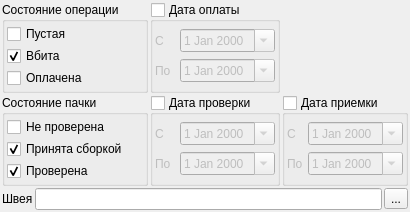
<?xml version="1.0" encoding="UTF-8"?>
<ui version="4.0">
 <class>Dialog</class>
 <widget class="QDialog" name="Dialog">
  <property name="geometry">
   <rect>
    <x>0</x>
    <y>0</y>
    <width>356</width>
    <height>178</height>
   </rect>
  </property>
  <property name="windowTitle">
   <string>Фильтр операций</string>
  </property>
  <layout class="QGridLayout" name="gridLayout_7">
   <property name="leftMargin">
    <number>2</number>
   </property>
   <property name="topMargin">
    <number>2</number>
   </property>
   <property name="rightMargin">
    <number>2</number>
   </property>
   <property name="bottomMargin">
    <number>2</number>
   </property>
   <property name="spacing">
    <number>2</number>
   </property>
   <item row="0" column="0">
    <widget class="QGroupBox" name="groupBox">
     <property name="styleSheet">
      <string notr="true"/>
     </property>
     <property name="title">
      <string>Состояние операции</string>
     </property>
     <layout class="QGridLayout" name="gridLayout">
      <property name="leftMargin">
       <number>2</number>
      </property>
      <property name="topMargin">
       <number>2</number>
      </property>
      <property name="rightMargin">
       <number>2</number>
      </property>
      <property name="bottomMargin">
       <number>2</number>
      </property>
      <property name="spacing">
       <number>2</number>
      </property>
      <item row="0" column="0">
       <widget class="QCheckBox" name="checkBox">
        <property name="text">
         <string>Пустая</string>
        </property>
       </widget>
      </item>
      <item row="1" column="0">
       <widget class="QCheckBox" name="checkBox_2">
        <property name="text">
         <string>Вбита</string>
        </property>
        <property name="checked">
         <bool>true</bool>
        </property>
       </widget>
      </item>
      <item row="2" column="0">
       <widget class="QCheckBox" name="checkBox_3">
        <property name="text">
         <string>Оплачена</string>
        </property>
       </widget>
      </item>
     </layout>
    </widget>
   </item>
   <item row="1" column="1">
    <widget class="QGroupBox" name="groupBox_4">
     <property name="title">
      <string>Дата проверки</string>
     </property>
     <property name="checkable">
      <bool>true</bool>
     </property>
     <property name="checked">
      <bool>false</bool>
     </property>
     <layout class="QGridLayout" name="gridLayout_4">
      <property name="leftMargin">
       <number>2</number>
      </property>
      <property name="topMargin">
       <number>2</number>
      </property>
      <property name="rightMargin">
       <number>2</number>
      </property>
      <property name="bottomMargin">
       <number>2</number>
      </property>
      <property name="spacing">
       <number>2</number>
      </property>
      <item row="0" column="1">
       <widget class="QDateEdit" name="dateEdit_3">
        <property name="wrapping">
         <bool>false</bool>
        </property>
        <property name="frame">
         <bool>true</bool>
        </property>
        <property name="buttonSymbols">
         <enum>QAbstractSpinBox::UpDownArrows</enum>
        </property>
        <property name="accelerated">
         <bool>false</bool>
        </property>
        <property name="calendarPopup">
         <bool>true</bool>
        </property>
       </widget>
      </item>
      <item row="1" column="1">
       <widget class="QDateEdit" name="dateEdit_4">
        <property name="calendarPopup">
         <bool>true</bool>
        </property>
       </widget>
      </item>
      <item row="0" column="0">
       <widget class="QLabel" name="label_3">
        <property name="text">
         <string>С</string>
        </property>
       </widget>
      </item>
      <item row="1" column="0">
       <widget class="QLabel" name="label_4">
        <property name="text">
         <string>По</string>
        </property>
       </widget>
      </item>
     </layout>
    </widget>
   </item>
   <item row="0" column="1">
    <widget class="QGroupBox" name="groupBox_6">
     <property name="title">
      <string>Дата оплаты</string>
     </property>
     <property name="checkable">
      <bool>true</bool>
     </property>
     <property name="checked">
      <bool>false</bool>
     </property>
     <layout class="QGridLayout" name="gridLayout_6">
      <property name="leftMargin">
       <number>2</number>
      </property>
      <property name="topMargin">
       <number>2</number>
      </property>
      <property name="rightMargin">
       <number>2</number>
      </property>
      <property name="bottomMargin">
       <number>2</number>
      </property>
      <property name="spacing">
       <number>2</number>
      </property>
      <item row="0" column="1">
       <widget class="QDateEdit" name="dateEdit_5">
        <property name="wrapping">
         <bool>false</bool>
        </property>
        <property name="frame">
         <bool>true</bool>
        </property>
        <property name="buttonSymbols">
         <enum>QAbstractSpinBox::UpDownArrows</enum>
        </property>
        <property name="accelerated">
         <bool>false</bool>
        </property>
        <property name="calendarPopup">
         <bool>true</bool>
        </property>
       </widget>
      </item>
      <item row="1" column="1">
       <widget class="QDateEdit" name="dateEdit_6">
        <property name="calendarPopup">
         <bool>true</bool>
        </property>
       </widget>
      </item>
      <item row="0" column="0">
       <widget class="QLabel" name="label_5">
        <property name="text">
         <string>С</string>
        </property>
       </widget>
      </item>
      <item row="1" column="0">
       <widget class="QLabel" name="label_6">
        <property name="text">
         <string>По</string>
        </property>
       </widget>
      </item>
     </layout>
    </widget>
   </item>
   <item row="1" column="2">
    <widget class="QGroupBox" name="groupBox_3">
     <property name="title">
      <string>Дата приемки</string>
     </property>
     <property name="checkable">
      <bool>true</bool>
     </property>
     <property name="checked">
      <bool>false</bool>
     </property>
     <layout class="QGridLayout" name="gridLayout_3">
      <property name="leftMargin">
       <number>2</number>
      </property>
      <property name="topMargin">
       <number>2</number>
      </property>
      <property name="rightMargin">
       <number>2</number>
      </property>
      <property name="bottomMargin">
       <number>2</number>
      </property>
      <property name="spacing">
       <number>2</number>
      </property>
      <item row="0" column="1">
       <widget class="QDateEdit" name="dateEdit">
        <property name="wrapping">
         <bool>false</bool>
        </property>
        <property name="frame">
         <bool>true</bool>
        </property>
        <property name="buttonSymbols">
         <enum>QAbstractSpinBox::UpDownArrows</enum>
        </property>
        <property name="accelerated">
         <bool>false</bool>
        </property>
        <property name="calendarPopup">
         <bool>true</bool>
        </property>
       </widget>
      </item>
      <item row="1" column="1">
       <widget class="QDateEdit" name="dateEdit_2">
        <property name="calendarPopup">
         <bool>true</bool>
        </property>
       </widget>
      </item>
      <item row="0" column="0">
       <widget class="QLabel" name="label">
        <property name="text">
         <string>С</string>
        </property>
       </widget>
      </item>
      <item row="1" column="0">
       <widget class="QLabel" name="label_2">
        <property name="text">
         <string>По</string>
        </property>
       </widget>
      </item>
     </layout>
    </widget>
   </item>
   <item row="1" column="0">
    <widget class="QGroupBox" name="groupBox_2">
     <property name="title">
      <string>Состояние пачки</string>
     </property>
     <layout class="QGridLayout" name="gridLayout_2">
      <property name="leftMargin">
       <number>2</number>
      </property>
      <property name="topMargin">
       <number>2</number>
      </property>
      <property name="rightMargin">
       <number>2</number>
      </property>
      <property name="bottomMargin">
       <number>2</number>
      </property>
      <property name="spacing">
       <number>2</number>
      </property>
      <item row="0" column="0">
       <widget class="QCheckBox" name="checkBox_4">
        <property name="text">
         <string>Не проверена</string>
        </property>
       </widget>
      </item>
      <item row="1" column="0">
       <widget class="QCheckBox" name="checkBox_5">
        <property name="text">
         <string>Принята сборкой</string>
        </property>
        <property name="checked">
         <bool>true</bool>
        </property>
       </widget>
      </item>
      <item row="2" column="0">
       <widget class="QCheckBox" name="checkBox_6">
        <property name="text">
         <string>Проверена</string>
        </property>
        <property name="checked">
         <bool>true</bool>
        </property>
       </widget>
      </item>
     </layout>
    </widget>
   </item>
   <item row="2" column="0" colspan="3">
    <layout class="QHBoxLayout" name="horizontalLayout">
     <item>
      <widget class="QLabel" name="label_7">
       <property name="text">
        <string>Швея</string>
       </property>
      </widget>
     </item>
     <item>
      <widget class="QLineEdit" name="lineEdit"/>
     </item>
     <item>
      <widget class="QToolButton" name="toolButton">
       <property name="text">
        <string>...</string>
       </property>
      </widget>
     </item>
    </layout>
   </item>
  </layout>
 </widget>
 <resources/>
 <connections/>
</ui>
